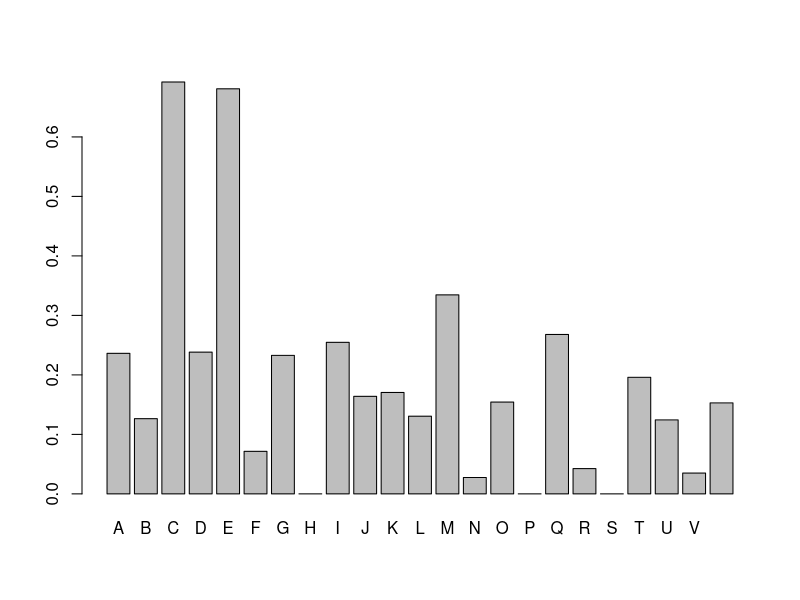

Source code (R):
Dataset <- read.csv("Dataset.csv", stringsAsFactors=TRUE, header=TRUE)

Dataset <- Dataset[Dataset$Assignment != "",]

View(Dataset)

# Create drug dataframe
drugs <- data.frame(
  Name = c("A", "B", "C", "D", "E", "F", "G", "H", "I", "J", "K", "L", "M", "N", "O", "P", "Q", "R", "S", "T", "U", "V", "W", "X", "Y", "Z", "AA", "AB", "AC", "AD"),
  Color = c("Red", "Red", "Green", "Yellow", "Red", "Yellow", "Red", "Red", "Red", "Red", "Green", "Red", "Red", "Red", "Green", "Red", "Red", "Green", "Yellow", "Red", "Red", "Yellow", "Yellow", "Red", "Yellow", "Red", "Yellow", "Red", "Red", "Green")
)

# Create list for each type of drug
major_cols <- drugs$Name[drugs$Color == "Red"]
minor_cols <- drugs$Name[drugs$Color == "Yellow"]
non_cols <- drugs$Name[drugs$Color == "Green"]

# Create a column for each type of drug with the amount taken by each obs 
Dataset$major = rowSums(Dataset[, major_cols])
Dataset$minor = rowSums(Dataset[, minor_cols])
Dataset$non = rowSums(Dataset[, non_cols])

# Join all drugs to "green" for EG patients in both experimental and control groups
EG_patients <- Dataset$Therapeutic.Guidances == "EG"
Dataset[EG_patients, "green"] <- rowSums(Dataset[EG_patients, c("major", "minor", "non")])
Dataset[EG_patients, "red"] <- 0
Dataset[EG_patients, "yellow"] <- 0

# Join "minor" and "non" drugs to "green" for CT patients in the experimental group
# (we have CT only in experimental group)
CT_patients <- Dataset$Therapeutic.Guidances == "CT"
Dataset[CT_patients, "green"] <- rowSums(Dataset[CT_patients, c("minor", "non")])
Dataset[CT_patients, "yellow"] <- 0
Dataset[CT_patients, "red"] <- Dataset[CT_patients, "major"]

# Create "red", "yellow", "green" columns for TL patients in the experimental group
# (we have CT only in experimental group)
TL_patients <- Dataset$Therapeutic.Guidances == "TL"
Dataset[TL_patients, "green"] <- Dataset[TL_patients, "non"]
Dataset[TL_patients, "yellow"] <- Dataset[TL_patients, "minor"]
Dataset[TL_patients, "red"] <- Dataset[TL_patients, "major"]

# Group by LOS: <72, >72
Dataset$Over3 <- ifelse(Dataset$LOS > 72, 1, 0)

linear_model <- lm(LOS ~ GENDER + AGE + RACE.ETHNICITY + MD + Assignment + Therapeutic.Guidances + red/X..Administrations + yellow/X..Administrations + green/X..Administrations, data=Dataset[Dataset$Over3 == 1, ])
summary(linear_model)

library(dplyr)
# compute the proportion of red pills administered for each category in MD
result <- Dataset[Dataset$Over3==1,] %>%
  group_by(MD) %>%
  summarize(proportion = (sum(red) / sum(X..Administrations)), 
            total_cases = n())

# view the result
barplot(result$proportion, names.arg = result$MD)
mean(Dataset$red[Dataset$LOS>96])
mean(Dataset$red[Dataset$LOS<96])
